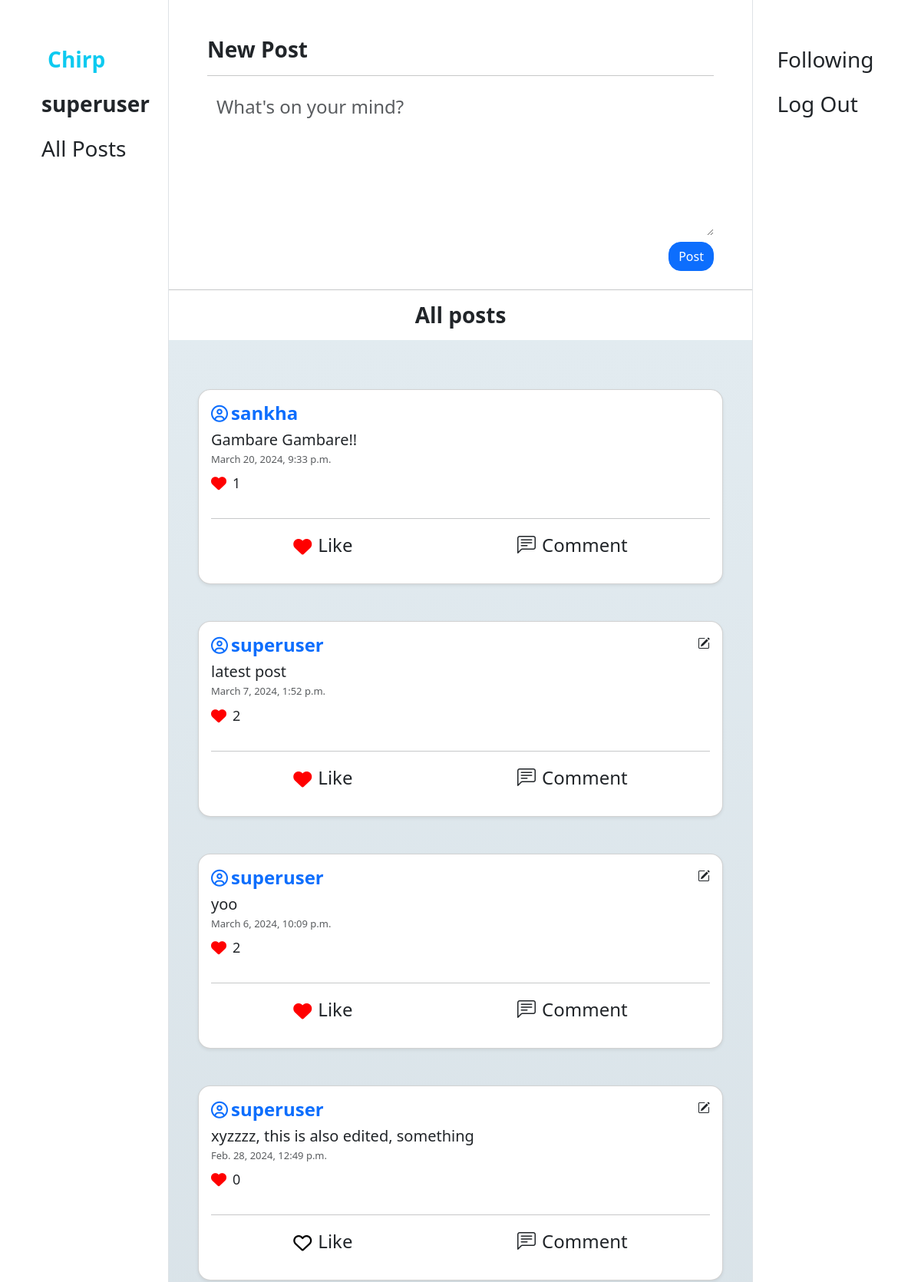
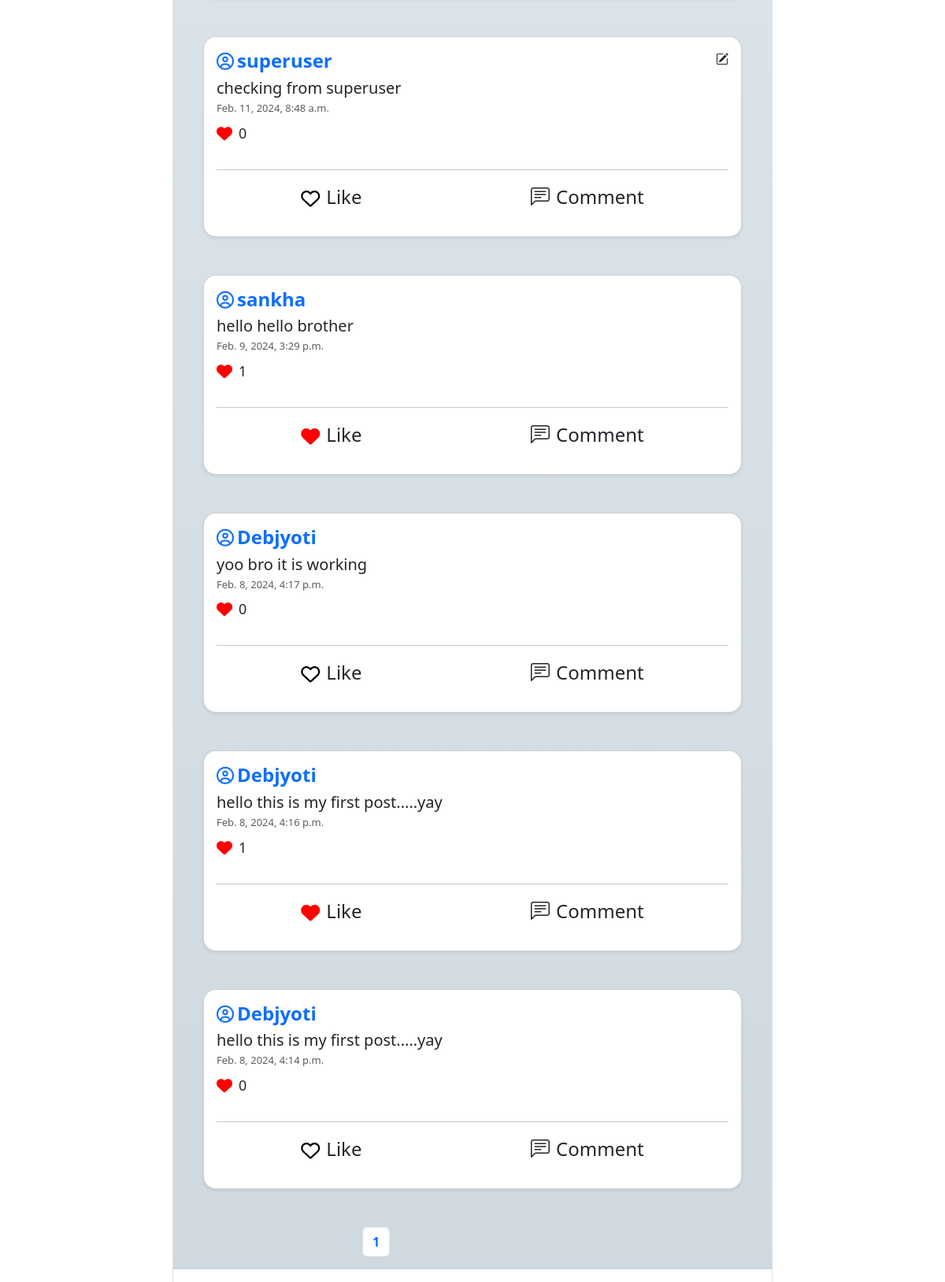
Page / (signed in) on the committed database (2 pictures, top to bottom).
### network/models.py (models this page shows)
class User(AbstractUser, models.Model):
    follower_count = models.IntegerField(default=0)
    following_count = models.IntegerField(default=0)
    follower_list = models.ManyToManyField('User', blank=True, related_name='followers')
    following_list = models.ManyToManyField('User', blank=True, related_name='following')

class Posts(models.Model):
    username = models.ForeignKey('User', null=True, on_delete=models.SET_NULL, related_name='all_posts')
    post_content = models.CharField(max_length=1000)
    creation_time = models.DateTimeField(auto_now_add=True, blank=True, null=True)
    likes = models.IntegerField(default=0)
    liked_by = models.ManyToManyField('User', blank=True, related_name='likes')

### network/views.py (the view)
# urls.py: path("", views.index, name="index"),
def index(request):
    posts = Posts.objects.all().order_by('-creation_time')
    paginator = Paginator(posts, 10)
    page_number = request.GET.get("page")
    page_obj = paginator.get_page(page_number)
    return render(request, "network/index.html", {
        "post_form": PostForm(),
        "all_posts": page_obj,
        "all_comments": Comments.objects.all()
    })

### network/forms.py
class PostForm(forms.Form):
    post_content = forms.CharField(label="", widget=forms.Textarea(attrs={
        "rows":"5",
        "placeholder":"What's on your mind?",
        "class": "form-control",
        "style":"width: 100%;font-size:24px;border:none;",
        }), max_length=1000)

### network/templates/network/index.html (shortened to what this page needs)
{% extends "network/layout.html" %}
{% load static %}
{% block body %}
  {% if post_form == "profile_pg" %}
    <div class="product-container container-fluid" style="width: 90%;">
      <h2 class="fw-bold">Name: {{ user_profile.username }}</h2>
      <h2 class="fw-bold">Followers: {{ user_profile.follower_count }}</h2>
      <h2 class="fw-bold">Following: {{ user_profile.following_count }}</h2>
      {% if user.is_authenticated and user.username != user_profile.username %}
          <a href="{% url 'followrequest' user_profile.username %}">
            {% if user in user_profile.follower_list.all %}
              <button class="btn btn-danger">Unfollow</button>
            {% else %}
              <button class="btn btn-primary">Follow</button>
            {% endif %}
          </a>
          <br>
      {% endif %}
    </div>
  {% elif post_form != "profile_pg" and post_form != "following_pg" and user.is_authenticated %}
    <div class="product-container container-fluid" style="width: 90%;">
      <h3 class="fw-bold">New Post</h3>
      <hr>
      <form id="new-post" action="{% url 'newpost' %}" method="post">
        {{ post_form }}
        <div class="d-flex justify-content-end">
          <input type="submit" class="btn btn-primary my-2 rounded-4" value="Post">
        </div>
      </form>
    </div>
  {% endif %}
  <hr>
  <div class="sticky-md-top bg-white mb-3">
    <h3 class="text-center fw-semibold">All posts </h3>
  </div>
  <div class="pt-3" style="background: linear-gradient(to top, #cfd9df 0%, #e2ebf0 100%);">
    {% for post in all_posts %}
    <div class="product-container rounded-4 container-fluid card my-5 shadow-sm p-3" style="width: 90%;">
      <div class="d-flex justify-content-between">
        <a class="d-flex gap-1" href="{% url 'profile' post.username %}" style="text-decoration: none;">
          <i class="fa-regular fa-circle-user mt-1" style="font-size: 22px;"></i>
          <h4 class="fw-bold">{{ post.username }}</h4>
        </a>
        {% if post.username == user %}
          <i class="bi bi-pencil-square" id="editpost-{{post.id}}" onclick="edit_post(id)"></i>
        {% endif %}
      </div>
      <h5 id="post-{{post.id}}">{{ post.post_content }}</h5>
      <p class="card-subtitle mb-2 text-muted" style="font-size: small;">{{ post.creation_time }}</p>
      <div class="d-flex">
        <i class="fa-solid fa-heart mt-1" style="color: red;
        font-size: 20px;"></i>
        <p class="px-2 " id="likecount-{{post.id}}" style="font-size: 18px;">{{ post.likes }}</p>
      </div>
      <hr>
      <div class="d-flex justify-content-around">
        {% if user.is_authenticated %}
        <div id="like-{{post.id}}" class="d-flex" onclick="like_post(id)">
          {% if user in post.liked_by.all %}
            <i class="fa-solid fa-heart mt-2" style="font-size:24px;color:red"></i>
          {% else %}
            <i class="fa-regular fa-heart mt-2" style="font-size:24px;color:black"></i>
          {% endif %}
          <p class="ps-2" style="font-size:24px;">Like</p>
        </div>
        {% endif %}
        <div id="loadcomment-{{post.id}}" class="d-flex" onclick="load_comments(id)">
          <i class="bi bi-chat-left-text" style="font-size: 24px;"></i>
          <p class="ps-2" style="font-size: 24px;">Comment</p>
        </div>
      </div>
    </div>
  {% endfor %}
  <div class="product-container container-fluid" style="width: 25rem;">
    <ul class="pagination px-5">
      <li class="page-item">
          <p class="page-link fw-bold">{{ all_posts.number }}</p>
      </li>
    </ul>
  </div>
  </div>
{% endblock %}

### network/templates/network/layout.html (shortened to what this page needs)
{% load static %}
<!DOCTYPE html>
<html lang="en">
    <head>
        <link rel="stylesheet" href="https://cdn.jsdelivr.net/npm/bootstrap@5.3.2/dist/css/bootstrap.min.css">
        <link rel="stylesheet" href="https://cdn.jsdelivr.net/npm/bootstrap-icons@1.3.0/font/bootstrap-icons.css">
        <link rel="stylesheet" href="https://cdnjs.cloudflare.com/ajax/libs/font-awesome/6.5.1/css/all.min.css">
        <link href="{% static 'network/styles.css' %}" rel="stylesheet">
    </head>
    <body>
        <div class="container">
            <div class="row">
                <div class="col-md-2 pt-5 d-flex justify-content-center border-end bg-white sticky-top">
                    <nav class="navigation-bar">
                        <ul class="navbar-nav d-flex flex-row flex-md-column">
                            <li class="nav-item px-1">
                                <a class="nav-link mx-2 fs-3 text-info fw-bold" href="{% url 'index' %}">Chirp</a>
                            </li>
                        {% if user.is_authenticated %}
                            <li class="nav-item px-1">
                                <a class="nav-link fs-3" href="{% url 'profile' user.username %}"><strong>{{ user.username }}</strong></a>
                            </li>
                        {% endif %}
                            <li class="nav-item px-1">
                                <a class="nav-link fs-3" href="{% url 'index' %}">All Posts</a>
                            </li>
                        </ul>
                      </nav>
                </div>
                <div class="col-md-8 pt-5 px-0">
                    {% block body %}
                    {% endblock %}
                </div>
                <div class="col-md-2 pt-5 d-flex justify-content-center border-start sticky-bottom bg-white sticky-md-none">
                    <nav class="navigation-bar">
                        <ul class="navbar-nav d-flex flex-row flex-md-column justify-sm-content-between">
                        {% if user.is_authenticated %}
                            <li class="nav-item px-1">
                                <a class="nav-link fs-3" href="{% url 'following' %}">Following</a>
                            </li>
                            <li class="nav-item px-1">
                                <a class="nav-link fs-3" href="{% url 'logout' %}">Log Out</a>
                            </li>
                        {% endif %}
                        </ul>
                      </nav>
                </div>
            </div>
        </div>
    </body>
</html>

### network/static/network/styles.css (style rules this page uses)
.navigation-bar { position: relative; }
@media (min-width: 768px) { .navigation-bar { position: fixed; } }
input, textarea { max-width: 100%; }

### rows in the picture
User: username "superuser"
Posts: username "sankha", post_content "Gambare Gambare!!", creation_time "March 20, 2024, 9:33 p.m.", likes "1"
Posts: username "superuser", post_content "latest post", creation_time "March 7, 2024, 1:52 p.m.", likes "2"
Posts: username "superuser", post_content "yoo", creation_time "March 6, 2024, 10:09 p.m.", likes "2"
Posts: username "superuser", post_content "xyzzzz, this is also edited, something", creation_time "Feb. 28, 2024, 12:49 p.m.", likes "0"
Posts: username "superuser", post_content "checking from superuser", creation_time "Feb. 11, 2024, 8:48 a.m.", likes "0"
Posts: username "sankha", post_content "hello hello brother", creation_time "Feb. 9, 2024, 3:29 p.m.", likes "1"
Posts: username "Debjyoti", post_content "yoo bro it is working", creation_time "Feb. 8, 2024, 4:17 p.m.", likes "0"
Posts: username "Debjyoti", post_content "hello this is my first post.....yay", creation_time "Feb. 8, 2024, 4:16 p.m.", likes "1"
Posts: username "Debjyoti", post_content "hello this is my first post.....yay", creation_time "Feb. 8, 2024, 4:14 p.m.", likes "0"

### other values in the picture
{{ all_posts.number }} "1"
